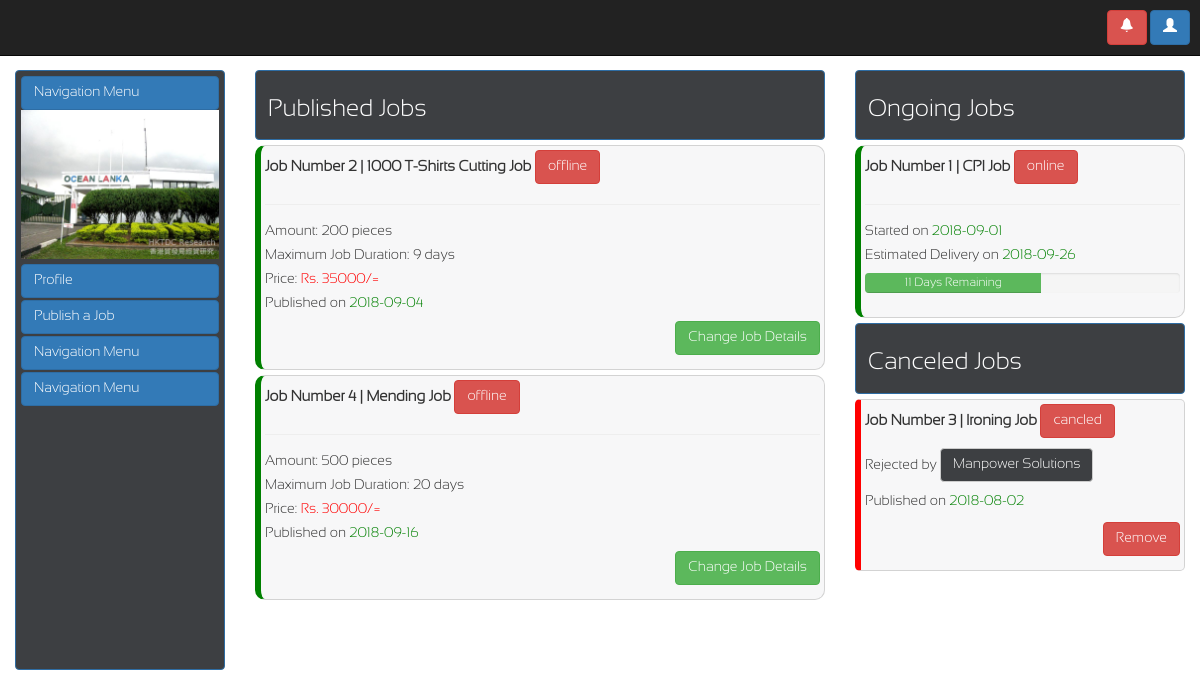
/pages/company.php, run on the app's committed database.
### tables this page shows
CREATE TABLE `company_job` (
  `jobID` int(11) NOT NULL,
  `jobTitle` varchar(45) DEFAULT NULL,
  `jobType` varchar(45) DEFAULT NULL,
  `jobAmount` varchar(45) DEFAULT NULL,
  `jobPeriod` varchar(45) DEFAULT NULL,
  `jobPrice` varchar(45) DEFAULT NULL,
  `jobDate` varchar(45) DEFAULT NULL,
  `jobStatus` varchar(45) DEFAULT NULL,
  `comID` varchar(10) NOT NULL,
  `supID` varchar(45) NOT NULL
);

### pages/query_boxes/company_jobs_published.php (the view, shortened to what this page needs)
<?php
    $queryJob="SELECT * FROM company_job WHERE jobStatus='offline' LIMIT 10";
    $resultJob=mysqli_query($conn,$queryJob);
    if(mysqli_num_rows($resultJob)>0){
        while($rowJob=mysqli_fetch_assoc($resultJob)){
            echo "<div style='line-height:14px;border-radius:10px;width:100%;height:100%;border:1px solid lightgrey;border-left:6px solid green;background-color:rgb(239, 240, 242,0.5);margin:0 0 5px 0;padding:4px'>
                <strong>
                    <font style='font-size:15px'>
                        <p>Job Number ".$rowJob['jobID']." | ".$rowJob['jobTitle']."  <lable class='btn btn-danger'>".$rowJob['jobStatus']."</lable></p><hr>
                    </font>
                </strong>
                <p >Amount: ".$rowJob['jobAmount']." pieces</p>
                <p>Maximum Job Duration: ".$rowJob['jobPeriod']." days</p>
                <p>Price: <font style='color:red'>Rs. ".$rowJob['jobPrice']."/=</font></p>
                <p>Published on <font style='color:green;'>".$rowJob['jobDate']."</font>
                </p>
                <p>
                    <div style='text-align:right'>
                        <button data-target='#".$rowJob['jobID']."' data-toggle='modal' class='btn btn-success' >Change Job Details</button>
                    </div>
                </p>
                </div>";
        }
    }
?>

### pages/query_boxes/company_ongoing_jobs.php (shortened to what this page needs)
<?php
    $queryJob="SELECT * FROM company_job WHERE jobStatus='online' LIMIT 10";
    $resultJob=mysqli_query($conn,$queryJob);
    if(mysqli_num_rows($resultJob)>0){
        while($rowJob=mysqli_fetch_assoc($resultJob)){
            $totalDays=$rowJob['jobPeriod'];
            $estimatedDeliveryDate=date('Y-m-d', strtotime($rowJob['jobDate']. ' + '.$totalDays. ' days'));
            $fromDate = $estimatedDeliveryDate;
            $curDate = date('Y-m-d');
            $daysLeft = abs(strtotime($curDate) - strtotime($fromDate));
            $days = ($daysLeft/(60 * 60 * 24));
            $average=(($totalDays-$days)/$totalDays)*100;
            echo "<div style='line-height:14px;border-radius:10px;width:100%;height:100%;border:1px solid lightgrey;border-left:6px solid green;background-color:rgb(239, 240, 242,0.5);margin:0 0 5px 0;padding:4px'>
                <strong>
                    <font style='font-size:15px'>
                        <p>Job Number ".$rowJob['jobID']." | ".$rowJob['jobTitle']."  <lable class='btn btn-danger'>".$rowJob['jobStatus']."</lable></p><hr>
                    </font>
                </strong>
                <p>Started on <font style='color:green;'>".$rowJob['jobDate']."</font>
                </p>
                <p>Estimated Delivery on <font style='color:green;'>$estimatedDeliveryDate</font>
                </p>
                <p>
                    <div class='progress'>
                      <div class='progress-bar progress-bar-success' role='progressbar' aria-valuenow='$average'
  aria-valuemin='0' aria-valuemax='100' style='width:$average%'>
                        $days Days Remaining
                      </div>
                    </div>
                </p>
                </div>";
        }
    }
?>

### pages/query_boxes/company_jobs_canceled.php (shortened to what this page needs)
<?php
    $queryJob="SELECT * FROM company_job WHERE jobStatus='cancle' LIMIT 10";
    $resultJob=mysqli_query($conn,$queryJob);
    if(mysqli_num_rows($resultJob)>0){
        while($rowJob=mysqli_fetch_assoc($resultJob)){
            echo "<div style='border-radius:5px;border:1px solid lightgrey;text-align:left;width:100%;height:100%;border-left:6px solid red;background-color:rgb(239, 240, 242,0.5);margin:0 0 5px 0;padding:4px' data-target='#update_company_job_modal' data-toggle='modal'>
                <strong>
                    <font style='font-size:15px'>
                        <p>Job Number ".$rowJob['jobID']." | ".$rowJob['jobTitle']." <lable class='btn btn-danger'>".$rowJob['jobStatus']."d<lable></p>
                    </font>
                </strong>
                <p>
                    Rejected by <lable class='btn btn-default' style='background-color:rgb(61, 63, 66);color:white'>Manpower Solutions</lable>
                </p>
                <p>Published on <font style='color:green;'>".$rowJob['jobDate']."</font>
                </p>
                <p>
                    <div style='text-align:right'>
                        <button  class='btn btn-danger'>Remove</button>
                    </div>
                </p>
                </div>";
        }
    }
?>

### data on the page
company_job: jobID "2", jobTitle "1000 T-Shirts Cutting Job", jobStatus "offline", jobAmount "200", jobPeriod "9", jobPrice "35000", jobDate "2018-09-04"
company_job: jobID "4", jobTitle "Mending Job", jobStatus "offline", jobAmount "500", jobPeriod "20", jobPrice "30000", jobDate "2018-09-16"
company_job: jobID "1", jobTitle "CPI Job", jobStatus "online", jobDate "2018-09-01", days "11"
company_job: jobID "3", jobTitle "Ironing Job", jobStatus "cancle", jobDate "2018-08-02"
